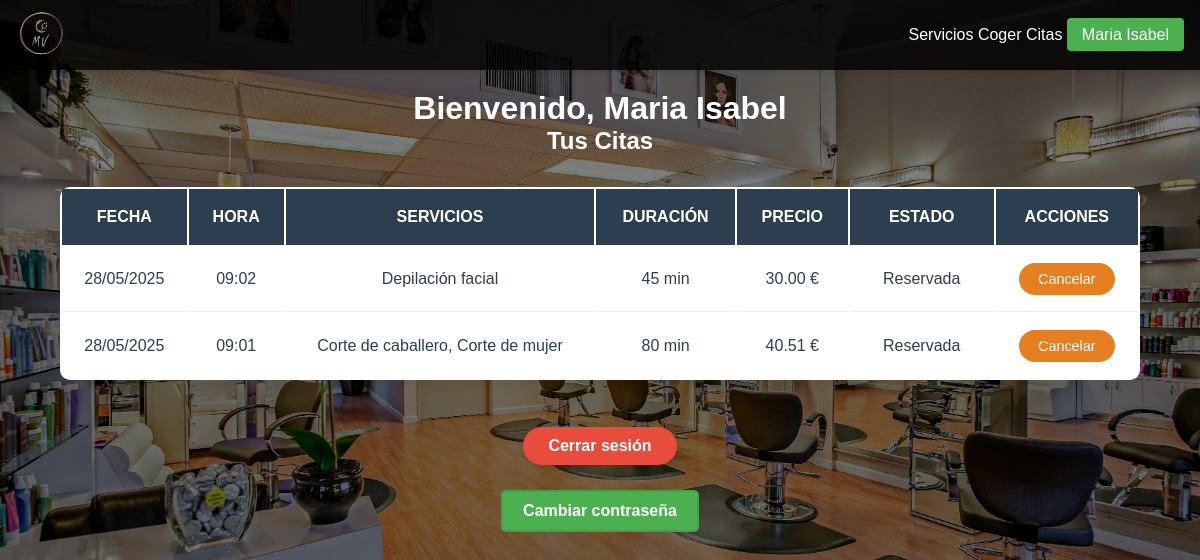
Screenshot of /paginas/panel_cliente.php (signed in) with the database file from the repository.
### tables this page shows
CREATE TABLE `citas` (
  `id_cita` int NOT NULL AUTO_INCREMENT,
  `id_cliente` int DEFAULT NULL,
  `fecha_cita` date NOT NULL,
  `hora_inicio` time NOT NULL,
  `hora_fin` time DEFAULT NULL,
  `estado` enum('reservada','cancelada','finalizada') NOT NULL,
  `duracion_total` int NOT NULL,
  `precio_final` decimal(10,2) DEFAULT NULL,
  PRIMARY KEY (`id_cita`),
  KEY `id_cliente` (`id_cliente`),
  KEY `idx_fecha_cita` (`fecha_cita`),
  CONSTRAINT `citas_ibfk_1` FOREIGN KEY (`id_cliente`) REFERENCES `clientes` (`id_cliente`)
);

### paginas/panel_cliente.php (the view, shortened to what this page needs)
<!DOCTYPE html>
<html lang="es">
<head>
    <link rel="stylesheet" href="/TFGPeluqueria/css/styles.css">
</head>
<body>
    <?php
        require_once $_SERVER['DOCUMENT_ROOT'] . '/TFGPeluqueria/funcionalidades/conexion.php';
        include $_SERVER['DOCUMENT_ROOT'] . '/TFGPeluqueria/plantillas/navbar.php';
        $citas = [];
        try {
            $stmt = $conn->prepare("
                SELECT c.id_cita, c.fecha_cita, c.hora_inicio, c.estado,
                    c.duracion_total, c.precio_final,
                    GROUP_CONCAT(s.nombre_servicio SEPARATOR ', ') AS servicios
                FROM citas c
                JOIN citas_servicios cs ON c.id_cita = cs.id_cita
                JOIN servicios s ON cs.id_servicio = s.id_servicio
                WHERE c.id_cliente = :id_cliente AND c.estado ='reservada'
                GROUP BY c.id_cita
                ORDER BY c.fecha_cita DESC, c.hora_inicio DESC
            ");
            $stmt->execute([':id_cliente' => $_SESSION['id_cliente']]);
            $citas = $stmt->fetchAll(PDO::FETCH_ASSOC);
        } catch (PDOException $e) {
            echo "Error al obtener citas: " . $e->getMessage();
        }
    ?>
    <div class="contenedor-principal">
        <h1>Bienvenido, <?php echo $_SESSION['nombre']; ?></h1>
        <h2>Tus Citas</h2>
        <?php if (empty($citas)): ?>
            <p>No tienes citas programadas.</p>
        <?php else: ?>
            <div class="tabla-scroll">
                <table class="tabla-citas">
                    <thead>
                        <tr>
                            <th>Fecha</th>
                            <th>Hora</th>
                            <th>Servicios</th>
                            <th>Duración</th>
                            <th>Precio</th>
                            <th>Estado</th>
                            <th>Acciones</th>
                        </tr>
                    </thead>
                    <tbody>
                        <?php foreach ($citas as $cita): ?>
                            <?php
                            $fechaActual = new DateTime();
                            $fechaCita = new DateTime($cita['fecha_cita'] . ' ' . $cita['hora_inicio']);
                            $puedeCancelar = ($fechaCita > $fechaActual) && ($cita['estado'] === 'reservada');
                            ?>
                            <tr>
                                <td><?= date('d/m/Y', strtotime($cita['fecha_cita'])) ?></td>
                                <td><?= date('H:i', strtotime($cita['hora_inicio'])) ?></td>
                                <td><?= $cita['servicios'] ?></td>
                                <td><?= $cita['duracion_total'] ?> min</td>
                                <td><?= number_format($cita['precio_final'], 2) ?> €</td>
                                <td><span class="estado-cita estado-<?= $cita['estado'] ?>"><?= ucfirst($cita['estado']) ?></span></td>
                                <td>
                                    <form action="/TFGPeluqueria/funcionalidades/cancelar_cita.php" method="POST" style="display: inline;">
                                        <button
                                            type="submit"
                                            class="cancelar-btn"
                                            <?= !$puedeCancelar ? 'disabled title="Solo puedes cancelar citas futuras en estado pendiente/confirmada."' : '' ?>>
                                            Cancelar
                                        </button>
                                    </form>
                                </td>
                            </tr>
                        <?php endforeach; ?>
                    </tbody>
                </table>
            </div>
        <?php endif; ?>
            <a href="/TFGPeluqueria/funcionalidades/logout.php" class="logout-btn">Cerrar sesión</a>
            <a href="/TFGPeluqueria/paginas/cambiar_contrasena.php" class="boton-alta">Cambiar contraseña</a>
    </div>
</body>
</html>

### css/styles.css (style rules this page uses)
* { margin: 0; padding: 0; box-sizing: border-box; font-family: 'Arial', sans-serif; }
:root { --color-primario: #2c3e50; --color-secundario: #e67e22; --fondo-beige: #FFF8DC; --tabla-dorado: #20d4da; --color-desplegables: rgba(25, 121, 230, 0.459); }
html, body { background-color: #000; color: white; }
body { min-height: 100vh; position: relative; margin: 0; padding: 0; }
body::before { content: ""; position: absolute; top: 0; left: 0; width: 100%; height: 100%; background: linear-gradient(rgba(0, 0, 0, 0.5), rgba(0, 0, 0, 0.5)), url('/TFGPeluqueria/imagenes/Fondo.webp') center/cover; background-attachment: scroll; }
.contenedor-principal, .registros-container { padding-top: 90px; position: relative; color: white; min-height: 100vh; display: flex; flex-direction: column; justify-content: flex-start; align-items: center; text-align: center; }
.tabla-citas { width: 90%; margin: 2rem auto; background: white; border-radius: 10px; box-shadow: 0 2px 15px rgba(0, 0, 0, 0.1); overflow: hidden; overflow-x: auto; }
.tabla-citas th { background-color: var(--color-primario); color: white; padding: 1.2rem; text-align: center; font-weight: 600; text-transform: uppercase; }
.tabla-citas td { padding: 1rem; border-bottom: 1px solid #eeeeee; color: var(--color-primario); }
.tabla-citas tr:last-child td { border-bottom: none; }
.tabla-scroll { width: 100%; overflow-x: auto; }
.estado-cita { padding: 5px 10px; border-radius: 5px; display: inline-block; }
.cancelar-btn { background-color: var(--color-secundario); color: white !important; padding: 0.5rem 1.2rem; border-radius: 20px; transition: all 0.3s ease; border: none; cursor: pointer; font-size: 0.9em; text-decoration: none; display: inline-block; }
.boton-alta { background-color: #4CAF50; border: 2px solid #45a049; }
.logout-btn { background-color: #e74c3c; color: white !important; padding: 10px 25px; border-radius: 25px; border: none; cursor: pointer; font-weight: 600; text-decoration: none; display: inline-block; transition: all 0.3s ease; box-shadow: 0 2px 5px rgba(0, 0, 0, 0.1); margin: 15px 0; }
.boton-alta, .boton-baja { display: inline-block; padding: 10px 20px; border-radius: 5px; text-decoration: none; color: white; font-weight: bold; transition: background-color 0.3s ease; margin: 10px 5px; }

### rows the page displays
citas: fecha_cita "28/05/2025", hora_inicio "09:02", servicios "Depilación facial", duracion_total "45", precio_final "30.00", estado "Reservada"
citas: fecha_cita "28/05/2025", hora_inicio "09:01", servicios "Corte de caballero, Corte de mujer", duracion_total "80", precio_final "40.51", estado "Reservada"

### other values shown
$_SESSION['nombre'] "Maria Isabel"
